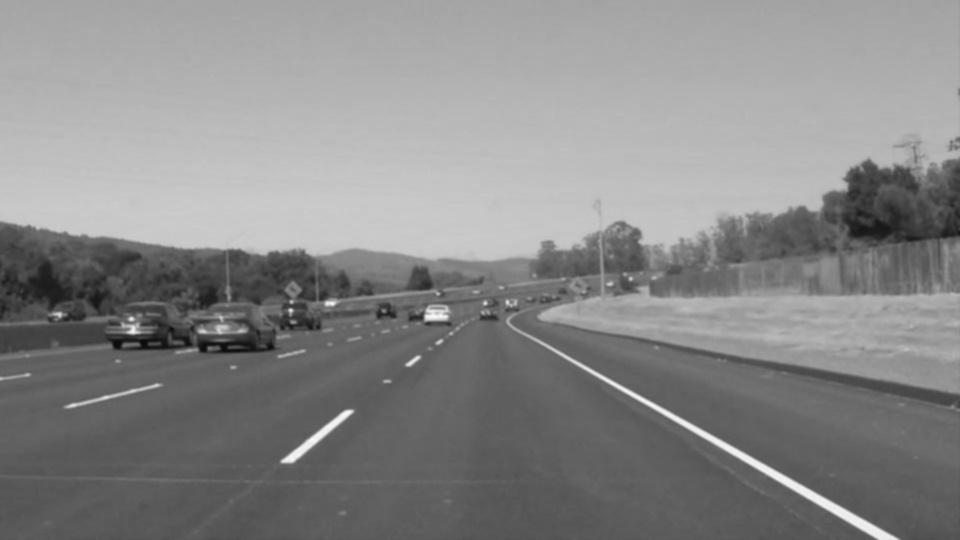
#> input picture 611415001_hw3/1_Gaussian.jpg, 960 x 540 px, given in place of 4.jpg, which was not available
$ python canny.py
#> lines starting #> are read from the running program, lines starting #| are printed output that depends on the picture; after the words box and inside, x2 and y2 are one past the last pixel; in counts of white or black regions, pixels touching at a corner belong together; pictures that were not available may be replaced by others from this repository, and a replacement may not be noted
import math
import cv2
import numpy as np
import matplotlib.pyplot as plt


def rgb_to_grayscale(img):
    gray_img = np.zeros(img.shape[:2])
    for i in range(gray_img.shape[0]):
        for j in range(gray_img.shape[1]):
            gray_img[i][j] = int(0.299 * img[i][j][0] +
                                 0.587 * img[i][j][1] + 0.114 * img[i][j][2])
    return gray_img


def create_gaussian_kernel(size=3, sigma=1):
    kernel = np.zeros([size, size])
    sum = 0
    for i in range(kernel.shape[0]):
        for j in range(kernel.shape[1]):
            x = int(-(kernel.shape[0] - 1) * 0.5 + i)
            y = int(-(kernel.shape[0] - 1) * 0.5 + j)
            intensity = math.exp(-(x**2 + y**2) /
                                 (2 * sigma**2)) / (2 * math.pi * sigma**2)
            sum += intensity  # for normalization
            kernel[i][j] = intensity

    return kernel / sum


def convolution(img, kernel):
    output_img = np.zeros(img.shape)
    padded_img = np.pad(img, int((kernel.shape[0] - 1) * 0.5), "edge")

    for i in range(img.shape[0]):
        for j in range(img.shape[1]):
            for m in range(kernel.shape[0]):
                for n in range(kernel.shape[1]):
                    output_img[i][j] += padded_img[i + m][j + n] * kernel[m][n]

    return output_img


def cal_grad_magnitude(grad_x, grad_y):
    magnitude = np.zeros(grad_x.shape)
    for i in range(grad_x.shape[0]):
        for j in range(grad_x.shape[1]):
            magnitude[i][j] = math.sqrt(grad_x[i][j] ** 2 + grad_y[i][j] ** 2)

    return magnitude


def cal_grad_angle(grad_x, grad_y):
    angle = np.zeros(grad_x.shape)
    for i in range(grad_x.shape[0]):
        for j in range(grad_x.shape[1]):
            if grad_y[i][j] != 0:
                angle[i][j] = math.atan(grad_x[i][j] / grad_y[i][j])
            else:
                angle[i][j] = math.atan(grad_x[i][j] / 0.00001)

    return angle


def non_maximal_suppression(magnitude, angle, kernel_size=3):
    for i in range(magnitude.shape[0] - kernel_size + 1):
        for j in range(magnitude.shape[1] - kernel_size + 1):
            neighbors = magnitude[i: i + kernel_size, j: j + kernel_size]
            max_index = np.unravel_index(neighbors.argmax(), neighbors.shape)
            max_angle = angle[i + max_index[0]][j + max_index[1]]
            if max_angle < 0:
                max_angle += math.pi

            if max_angle < math.pi / 4 or max_angle > math.pi * 3 / 4:
                candidate = [idx for idx in range(kernel_size)]
                candidate.remove(max_index[0])
                for idx in candidate:
                    magnitude[i + idx][j] = 0
            else:
                candidate = [idx for idx in range(kernel_size)]
                candidate.remove(max_index[1])
                for idx in candidate:
                    magnitude[i][j + idx] = 0


def double_threshold(magnitude, high_thred_ratio=0.12, low_thred_ratio=0.1):
    padded_grid = np.pad(magnitude, 1)

    high_thred = magnitude.max() * high_thred_ratio
    low_thred = magnitude.max() * low_thred_ratio

    for i in range(padded_grid.shape[0]):
        for j in range(padded_grid.shape[1]):
            if padded_grid[i][j] > high_thred:
                padded_grid[i][j] = 255
            elif padded_grid[i][j] < low_thred:
                padded_grid[i][j] = 0

    for i in range(magnitude.shape[0]):
        for j in range(magnitude.shape[1]):
            if padded_grid[i + 1][j + 1] == 255:
                magnitude[i][j] = 255
            elif padded_grid[i + 1][j + 1] == 0:
                magnitude[i][j] = 0
            else:
                magnitude[i][j] = 255 if 255 in padded_grid[i: i +
                                                            3, j: j + 3] else 0


def hough_transform(edges, theta_resolution, rho_resolution, threshold):
    height, width = edges.shape
    max_rho = math.ceil(math.sqrt(height**2 + width**2))
    theta_values = np.deg2rad(np.arange(0, 180, theta_resolution))
    num_thetas = len(theta_values)
    num_rhos = int(2 * max_rho / rho_resolution + 1)
    accumulator = np.zeros((num_rhos, num_thetas), dtype=np.uint64)

    for y in range(height):
        for x in range(width):
            if edges[y, x] != 0:
                for theta_index in range(num_thetas):
                    theta = theta_values[theta_index]
                    rho = x * math.cos(theta) + y * math.sin(theta)
                    rho_index = int(rho + max_rho)
                    accumulator[rho_index, theta_index] += 1

    lines = []
    for rho_index in range(num_rhos):
        for theta_index in range(num_thetas):
            if accumulator[rho_index, theta_index] >= threshold:
                rho = rho_index - max_rho
                theta = theta_values[theta_index]
                lines.append((rho, theta))

    return lines

# 假設您有一個名為"image"的二值化圖像


def plot_hough_lines(image, accumulator, theta_range, threshold):
    fig, ax = plt.subplots(1, 1, figsize=(8, 8))
    ax.imshow(image, cmap='gray')

    # 根據累加器中的值，選擇高於閾值的直線
    lines = []
    rhos, thetas = np.nonzero(accumulator >= threshold)
    for rho, theta_idx in zip(rhos, thetas):
        theta = theta_range[theta_idx]
        a = np.cos(theta)
        b = np.sin(theta)
        x0 = a * rho
        y0 = b * rho
        x1 = int(x0 + 1000 * (-b))
        y1 = int(y0 + 1000 * (a))
        x2 = int(x0 - 1000 * (-b))
        y2 = int(y0 - 1000 * (a))
        lines.append(((x1, y1), (x2, y2)))


    # 繪製檢測到的直線
    for line in lines:
        (x1, y1), (x2, y2) = line
     #   ax.plot([x1, x2], [y1, y2], color='red', linewidth=2)
        cv2.line(image, (x1, y1), (x2, y2), (0, 0, 255), 2)


   # plt.show()


if __name__ == "__main__":

    test_image_filename = "test_img/4.jpg"
    output_Gaussian_filename = "4_Gaussian.jpg"
    output_image_filename = "4_canny.jpg"
    output_hough_filename = "4_hough.jpg"
    test_image = cv2.imread(test_image_filename)
#> test_image is the input picture: shape (540, 960, 3); min 8, max 251, mean 136.2
    if not isinstance(test_image, np.ndarray):
        print(f'Image "{test_image_filename}" not found!')
        exit()
    print(f'image "{test_image_filename}" loaded. size: {test_image.shape}')
#| image "test_img/4.jpg" loaded. size: (540, 960, 3)

    test_image_gray = rgb_to_grayscale(test_image)
    # cv2.imwrite(f"{test_image_filename[:-4]}_gray.jpg", test_image_gray)

    gaussian_kernel = create_gaussian_kernel(3)
    smoothed_image = convolution(test_image_gray, gaussian_kernel)

    cv2.imwrite(output_Gaussian_filename, smoothed_image)

    sobelx_kernel = np.array([[-1, 0, 1], [-2, 0, 2], [-1, 0, 1]])
    sobely_kernel = np.array([[-1, -2, -1], [0, 0, 0], [1, 2, 1]])

    grad_x = convolution(smoothed_image, sobelx_kernel)
#> after the loop in convolution (call 2), `for i in range(img.shape[0]):`:
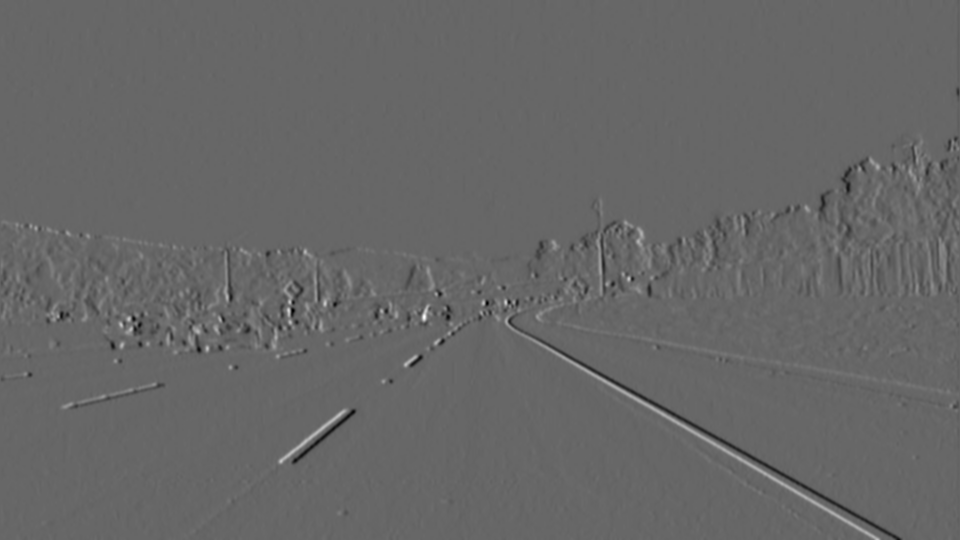
#> output_img: shape (540, 960) float64; min -255.1, max 375.8, mean 0; drawn with min black and max white
    grad_y = convolution(smoothed_image, sobely_kernel)
#> after the loop in convolution (call 3), `for i in range(img.shape[0]):`:
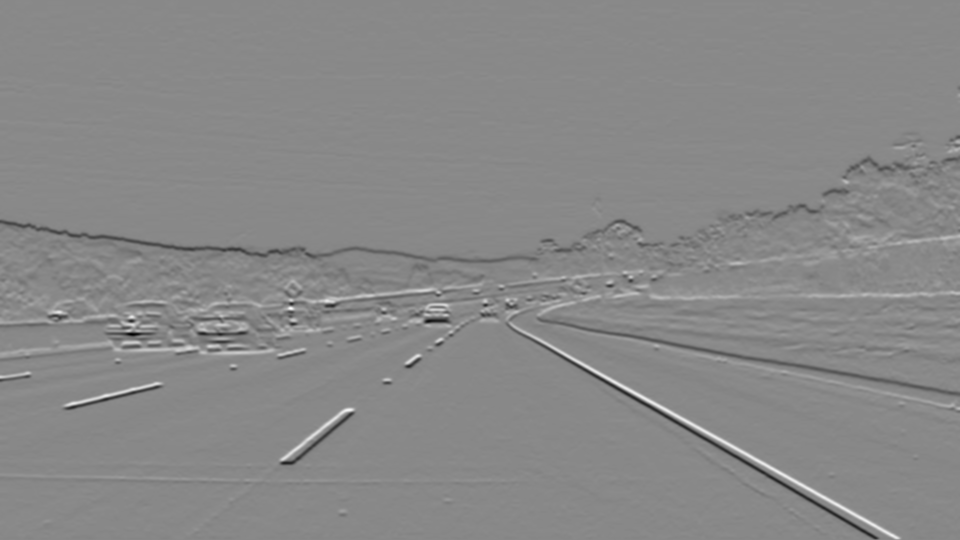
#> output_img: shape (540, 960) float64; min -417.4, max 360.7, mean -1.1; drawn with min black and max white
    # cv2.imwrite(f"{test_image_filename[:-4]}_gradx.jpg", grad_x)
    # cv2.imwrite(f"{test_image_filename[:-4]}_grady.jpg", grad_y)

    grad_magnitude = cal_grad_magnitude(grad_x, grad_y)
    # cv2.imwrite(f"{test_image_filename[:-4]}_grad.jpg", grad_magnitude_grid)

    grad_angle = cal_grad_angle(grad_x, grad_y)
#> after the loop in cal_grad_angle, `for i in range(grad_x.shape[0]):`:
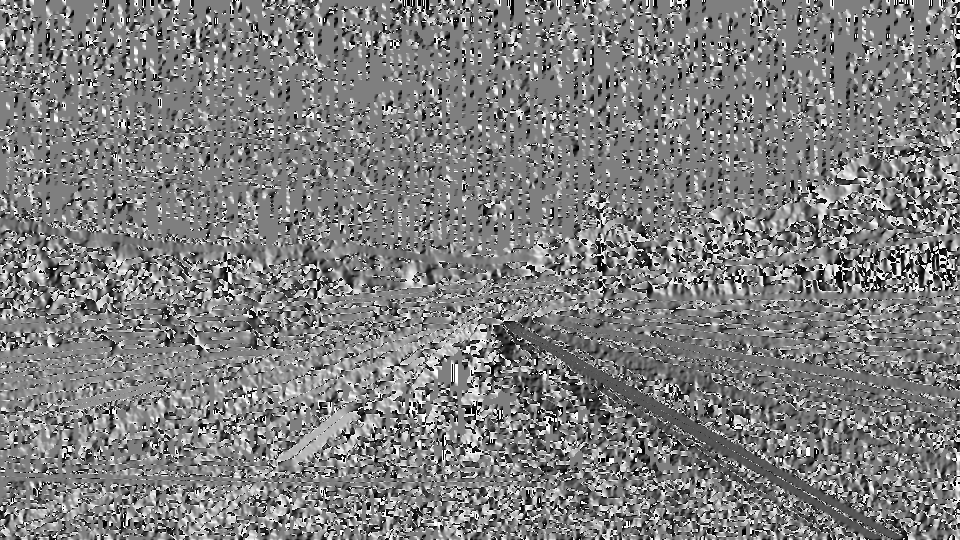
#> angle: shape (540, 960) float64; min -1.57, max 1.57, mean -0.0083; drawn with min black and max white

    non_maximal_suppression(grad_magnitude, grad_angle)
    # cv2.imwrite(f"{test_image_filename[:-4]}_grad_thin.jpg", grad_magnitude_grid)

    double_threshold(grad_magnitude)
#> in double_threshold, `high_thred = magnitude.max() * high_thred_ratio`: high_thred = 50.36
#> in double_threshold, `low_thred = magnitude.max() * low_thred_ratio`: low_thred = 41.96
#> after the loop in double_threshold, `for i in range(padded_grid.shape[0]):`:
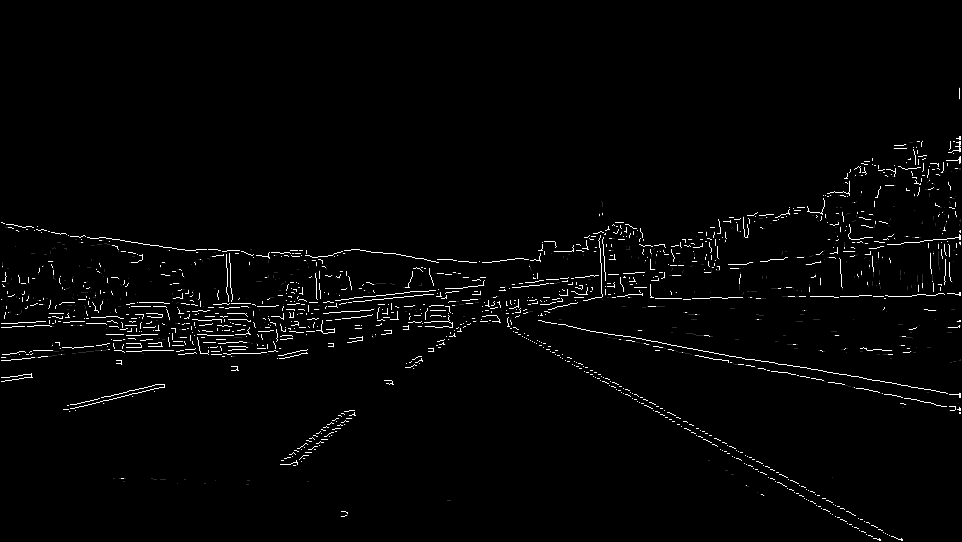
#> padded_grid: shape (542, 962) float64; min 0, max 255, mean 4.8
#> after the loop in double_threshold, `for i in range(magnitude.shape[0]):`:
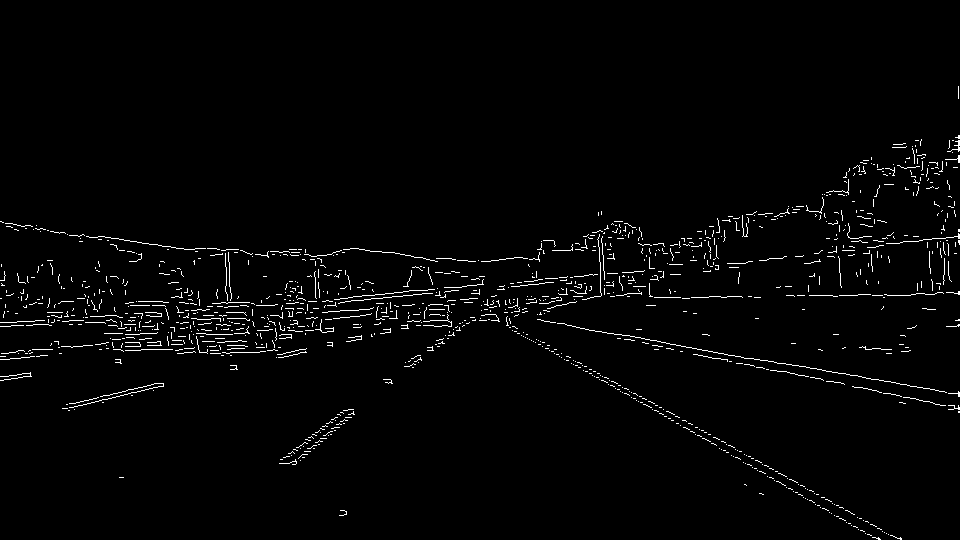
#> magnitude: shape (540, 960) float64; 2% white in thin lines or dots, all inside (x1, y1, x2, y2) = (0, 86, 960, 540)
    theta_resolution = 1  # 角度解析度（以度為單位）
    rho_resolution = 1  # 距離解析度（以像素為單位）
    threshold = 130 # 投票閾值

    lines = hough_transform(grad_magnitude, theta_resolution, rho_resolution, threshold)
#> after the loop in hough_transform, `for y in range(height):`:
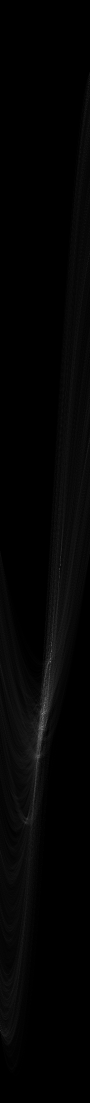
#> accumulator: shape (2205, 180) uint64 (shown at 1/2 size); min 0, max 284, mean 4.6; drawn with min black and max white
#> lines = 36 pairs, first value 27 to 412, second value 1.33 to 2.09
    result = test_image.copy()
    for line in lines:
        rho, theta = line
        a = math.cos(theta)
        b = math.sin(theta)
        x0 = a * rho
        y0 = b * rho
        x1 = int(x0 + 1000 * (-b))
        y1 = int(y0 + 1000 * (a))
        x2 = int(x0 - 1000 * (-b))
        y2 = int(y0 - 1000 * (a))
        cv2.line(result, (x1, y1), (x2, y2), (0, 0, 255), 2)
#> this loop made 36 passes
#> (rho, theta, a, b, x0, y0, x1, y1) on passes 1 to 12: (27, 2.09, -0.5, 0.866, -13.5, 23.38, -879, -476), (28, 2.09, -0.5, 0.866, -14, 24.25, -880, -475), (35, 2.08, -0.485, 0.875, -16.97, 30.61, -891, -454), (36, 2.08, -0.485, 0.875, -17.45, 31.49, -892, -453), (199, 1.78, -0.208, 0.978, -41.37, 194.7, -1019, -13), (200, 1.78, -0.208, 0.978, -41.58, 195.6, -1019, -12), (209, 1.76, -0.191, 0.982, -39.88, 205.2, -1021, 14), (215, 1.76, -0.191, 0.982, -41.02, 211, -1022, 20), (221, 1.75, -0.174, 0.985, -38.38, 217.6, -1023, 43), (222, 1.75, -0.174, 0.985, -38.55, 218.6, -1023, 44), (224, 1.68, -0.105, 0.995, -23.41, 222.8, -1017, 118), (236, 1.73, -0.156, 0.988, -36.92, 233.1, -1024, 76)
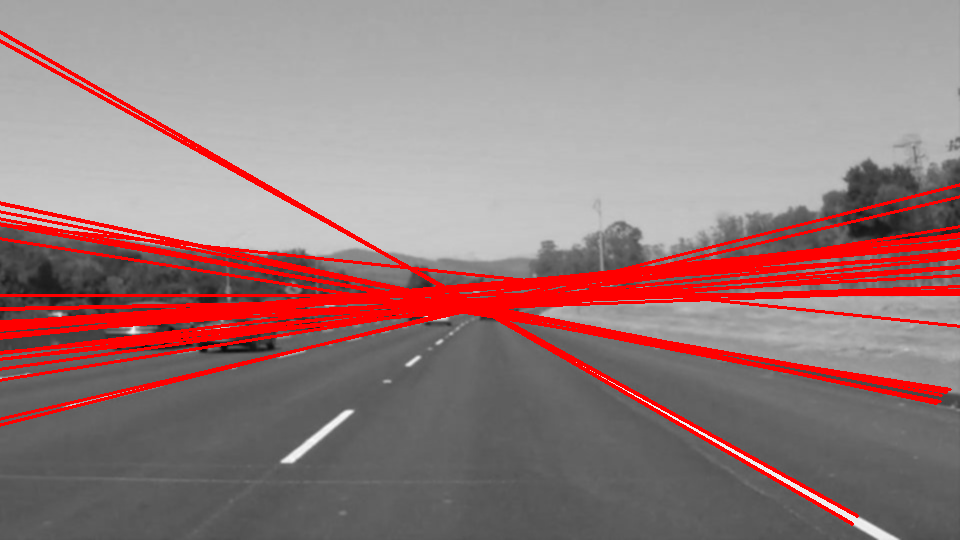
#> result: shape (540, 960, 3); 10.76% of pixels changed, all inside (x1, y1, x2, y2) = (0, 30, 960, 526)


    cv2.imshow("hough tansform ", result)
    cv2.imwrite(output_hough_filename, result)


    cv2.imwrite(output_image_filename, grad_magnitude)
    cv2.waitKey(0)
    cv2.destroyAllWindows()
